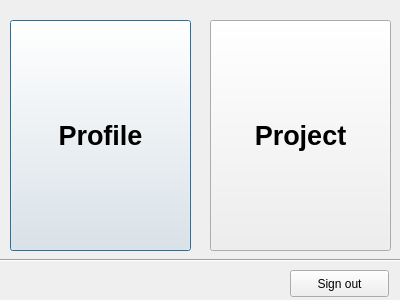
<?xml version="1.0" encoding="UTF-8"?>
<ui version="4.0">
 <class>chooseWindow</class>
 <widget class="QDialog" name="chooseWindow">
  <property name="geometry">
   <rect>
    <x>0</x>
    <y>0</y>
    <width>400</width>
    <height>300</height>
   </rect>
  </property>
  <property name="windowTitle">
   <string>CUPID</string>
  </property>
  <widget class="QPushButton" name="profileButton">
   <property name="geometry">
    <rect>
     <x>10</x>
     <y>20</y>
     <width>181</width>
     <height>231</height>
    </rect>
   </property>
   <property name="font">
    <font>
     <pointsize>20</pointsize>
     <weight>75</weight>
     <bold>true</bold>
    </font>
   </property>
   <property name="text">
    <string>Profile</string>
   </property>
  </widget>
  <widget class="QPushButton" name="projectButton">
   <property name="geometry">
    <rect>
     <x>210</x>
     <y>20</y>
     <width>181</width>
     <height>231</height>
    </rect>
   </property>
   <property name="font">
    <font>
     <pointsize>20</pointsize>
     <weight>75</weight>
     <bold>true</bold>
    </font>
   </property>
   <property name="text">
    <string>Project</string>
   </property>
  </widget>
  <widget class="QPushButton" name="signoutBUtton">
   <property name="geometry">
    <rect>
     <x>290</x>
     <y>270</y>
     <width>99</width>
     <height>27</height>
    </rect>
   </property>
   <property name="text">
    <string>Sign out</string>
   </property>
  </widget>
  <widget class="Line" name="line">
   <property name="geometry">
    <rect>
     <x>0</x>
     <y>250</y>
     <width>401</width>
     <height>20</height>
    </rect>
   </property>
   <property name="orientation">
    <enum>Qt::Horizontal</enum>
   </property>
  </widget>
 </widget>
 <resources/>
 <connections>
  <connection>
   <sender>signoutBUtton</sender>
   <signal>clicked()</signal>
   <receiver>chooseWindow</receiver>
   <slot>close()</slot>
   <hints>
    <hint type="sourcelabel">
     <x>339</x>
     <y>283</y>
    </hint>
    <hint type="destinationlabel">
     <x>199</x>
     <y>149</y>
    </hint>
   </hints>
  </connection>
 </connections>
</ui>
